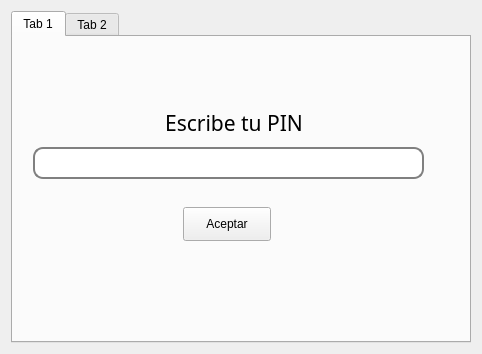
<?xml version="1.0" encoding="UTF-8"?>
<ui version="4.0">
 <class>MainWindow</class>
 <widget class="QMainWindow" name="MainWindow">
  <property name="geometry">
   <rect>
    <x>0</x>
    <y>0</y>
    <width>482</width>
    <height>354</height>
   </rect>
  </property>
  <property name="windowTitle">
   <string>MainWindow</string>
  </property>
  <widget class="QWidget" name="centralWidget">
   <layout class="QGridLayout" name="gridLayout">
    <item row="0" column="0">
     <widget class="QTabWidget" name="tabWidget">
      <property name="currentIndex">
       <number>0</number>
      </property>
      <widget class="QWidget" name="widget">
       <attribute name="title">
        <string>Tab 1</string>
       </attribute>
       <widget class="QPushButton" name="pushButton_Aceptar">
        <property name="geometry">
         <rect>
          <x>170</x>
          <y>170</y>
          <width>88</width>
          <height>34</height>
         </rect>
        </property>
        <property name="text">
         <string>Aceptar</string>
        </property>
       </widget>
       <widget class="CLineEdit" name="lineEdit">
        <property name="geometry">
         <rect>
          <x>20</x>
          <y>110</y>
          <width>391</width>
          <height>32</height>
         </rect>
        </property>
        <property name="styleSheet">
         <string notr="true">QLineEdit{
border: 2px solid gray;
border-radius: 10px;
padding: 0 8px;
selection-background-color: darkgray;
font-size: 16px;}
QLineEdit:focus { background-color:rgb(202, 255, 227);}</string>
        </property>
       </widget>
       <widget class="QLabel" name="label">
        <property name="geometry">
         <rect>
          <x>20</x>
          <y>30</y>
          <width>402</width>
          <height>111</height>
         </rect>
        </property>
        <property name="font">
         <font>
          <family>Source Serif Pro Semibold</family>
          <pointsize>16</pointsize>
         </font>
        </property>
        <property name="styleSheet">
         <string notr="true"/>
        </property>
        <property name="text">
         <string>Escribe tu PIN</string>
        </property>
        <property name="alignment">
         <set>Qt::AlignCenter</set>
        </property>
       </widget>
       <zorder>label</zorder>
       <zorder>pushButton_Aceptar</zorder>
       <zorder>lineEdit</zorder>
      </widget>
      <widget class="QWidget" name="working">
       <attribute name="title">
        <string>Tab 2</string>
       </attribute>
       <widget class="QPushButton" name="pushButton_SalirTrabajo">
        <property name="geometry">
         <rect>
          <x>130</x>
          <y>160</y>
          <width>191</width>
          <height>61</height>
         </rect>
        </property>
        <property name="text">
         <string>Salir del trabajo</string>
        </property>
       </widget>
       <widget class="QPushButton" name="pushButton_TiempoDescanso">
        <property name="geometry">
         <rect>
          <x>130</x>
          <y>70</y>
          <width>191</width>
          <height>61</height>
         </rect>
        </property>
        <property name="text">
         <string>Tiempo de descanso</string>
        </property>
       </widget>
       <widget class="QPushButton" name="pushButton_FinDescanso">
        <property name="geometry">
         <rect>
          <x>130</x>
          <y>70</y>
          <width>191</width>
          <height>61</height>
         </rect>
        </property>
        <property name="text">
         <string>Fin de descanso</string>
        </property>
       </widget>
       <zorder>pushButton_FinDescanso</zorder>
       <zorder>pushButton_SalirTrabajo</zorder>
       <zorder>pushButton_TiempoDescanso</zorder>
      </widget>
     </widget>
    </item>
   </layout>
  </widget>
 </widget>
 <layoutdefault spacing="6" margin="11"/>
 <customwidgets>
  <customwidget>
   <class>CLineEdit</class>
   <extends>QLineEdit</extends>
   <header location="global">clineedit.h</header>
  </customwidget>
 </customwidgets>
 <resources/>
 <connections/>
</ui>
